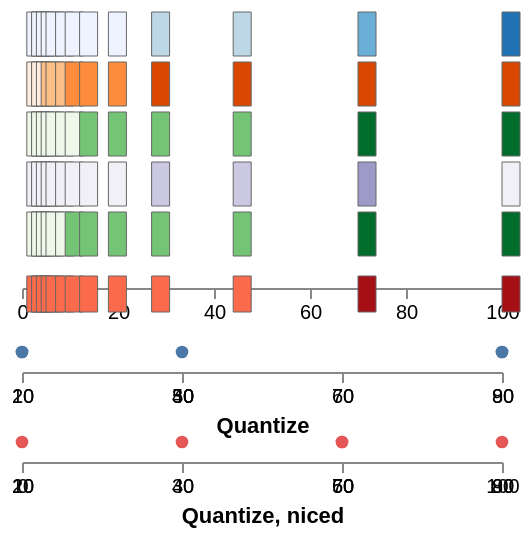

This figure's Vega-Lite source:
### Vega specification from a JSON file in a GitHub repository (floating-point values rounded to 4 significant figures)
{"$schema": "https://vega.github.io/schema/vega/v6.json", "description": "The same skewed column through all four discretizing scales, so the difference between equal widths and equal counts is visible as a row of squares. The last row is the threshold scale again with `zero: true`, which folds zero into the **cut points** rather than into a continuous extent: `[10, 50]` becomes `[0, 50]`, and every value under 10 changes bucket with it. Upstream applies `zero` by scale option and not by scale type, so a quantile and a bin-ordinal scale take it the same way, and a domain whose low end is already negative is left alone. The last two rows are the same quantize scale with and without `nice`, which upstream applies by **capability** rather than by type: of the four discretizing scales only quantize has a `nice`, inherited from the linear scale d3 builds it on, so `[8, 95]` becomes `[0, 100]` there and stays `[8, 95]` on the other three. Four of the five values change bucket with it, and the axis over each says so. A threshold scale asking for `nice: true` is the negative of that: its cut points of `[8, 57]` are the cut points it keeps, because it has no `nice` for upstream to call.", "width": 250, "height": 130, "padding": 5, "data": [{"name": "table", "values": [{"v": 1}, {"v": 2}, {"v": 2}, {"v": 3}, {"v": 4}, {"v": 5}, {"v": 7}, {"v": 9}, {"v": 12}, {"v": 18}, {"v": 27}, {"v": 44}, {"v": 70}, {"v": 100}]}, {"name": "spread", "values": [{"v": 8}, {"v": 26}, {"v": 51}, {"v": 74}, {"v": 95}]}], "scales": [{"name": "x", "type": "linear", "domain": [0, 100], "range": [0, 240]}, {"name": "byWidth", "type": "quantize", "domain": [0, 100], "range": ["#eff3ff", "#bdd7e7", "#6baed6", "#2171b5"]}, {"name": "byCount", "type": "quantile", "domain": {"data": "table", "field": "v"}, "range": ["#feedde", "#fdbe85", "#fd8d3c", "#d94701"]}, {"name": "byLimit", "type": "threshold", "domain": [10, 50], "range": ["#edf8e9", "#74c476", "#006d2c"]}, {"name": "byLimitFromZero", "type": "threshold", "domain": [10, 50], "zero": true, "range": ["#fee5d9", "#fb6a4a", "#a50f15"]}, {"name": "byEdge", "type": "bin-ordinal", "domain": [0, 25, 50, 75, 100], "range": ["#f2f0f7", "#cbc9e2", "#9e9ac8", "#6a51a3"]}, {"name": "byLimitNiced", "type": "threshold", "domain": [8, 57], "nice": true, "range": ["#edf8e9", "#74c476", "#006d2c"]}, {"name": "byWidthRaw", "type": "quantize", "domain": [8, 95], "range": [0, 80, 160, 240]}, {"name": "byWidthNiced", "type": "quantize", "domain": [8, 95], "nice": true, "range": [0, 80, 160, 240]}], "axes": [{"orient": "bottom", "scale": "x", "tickCount": 5, "offset": 8}, {"orient": "bottom", "scale": "byWidthRaw", "offset": 50, "title": "Quantize"}, {"orient": "bottom", "scale": "byWidthNiced", "offset": 95, "title": "Quantize, niced"}], "marks": [{"type": "rect", "from": {"data": "table"}, "encode": {"enter": {"x": {"scale": "x", "field": "v"}, "width": {"value": 9}, "y": {"value": 0}, "height": {"value": 22}, "fill": {"scale": "byWidth", "field": "v"}, "stroke": {"value": "#666666"}, "strokeWidth": {"value": 0.5}}}}, {"type": "rect", "from": {"data": "table"}, "encode": {"enter": {"x": {"scale": "x", "field": "v"}, "width": {"value": 9}, "y": {"value": 25}, "height": {"value": 22}, "fill": {"scale": "byCount", "field": "v"}, "stroke": {"value": "#666666"}, "strokeWidth": {"value": 0.5}}}}, {"type": "rect", "from": {"data": "table"}, "encode": {"enter": {"x": {"scale": "x", "field": "v"}, "width": {"value": 9}, "y": {"value": 50}, "height": {"value": 22}, "fill": {"scale": "byLimit", "field": "v"}, "stroke": {"value": "#666666"}, "strokeWidth": {"value": 0.5}}}}, {"type": "rect", "from": {"data": "table"}, "encode": {"enter": {"x": {"scale": "x", "field": "v"}, "width": {"value": 9}, "y": {"value": 132}, "height": {"value": 18}, "fill": {"scale": "byLimitFromZero", "field": "v"}, "stroke": {"value": "#666666"}, "strokeWidth": {"value": 0.5}}}}, {"type": "rect", "from": {"data": "table"}, "encode": {"enter": {"x": {"scale": "x", "field": "v"}, "width": {"value": 9}, "y": {"value": 75}, "height": {"value": 22}, "fill": {"scale": "byEdge", "field": "v"}, "stroke": {"value": "#666666"}, "strokeWidth": {"value": 0.5}}}}, {"type": "rect", "from": {"data": "table"}, "encode": {"enter": {"x": {"scale": "x", "field": "v"}, "width": {"value": 9}, "y": {"value": 100}, "height": {"value": 22}, "fill": {"scale": "byLimitNiced", "field": "v"}, "stroke": {"value": "#666666"}, "strokeWidth": {"value": 0.5}}}}, {"type": "symbol", "from": {"data": "spread"}, "encode": {"enter": {"x": {"scale": "byWidthRaw", "field": "v"}, "y": {"value": 170}, "size": {"value": 40}, "fill": {"value": "#4c78a8"}}}}, {"type": "symbol", "from": {"data": "spread"}, "encode": {"enter": {"x": {"scale": "byWidthNiced", "field": "v"}, "y": {"value": 215}, "size": {"value": 40}, "fill": {"value": "#e45756"}}}}]}
